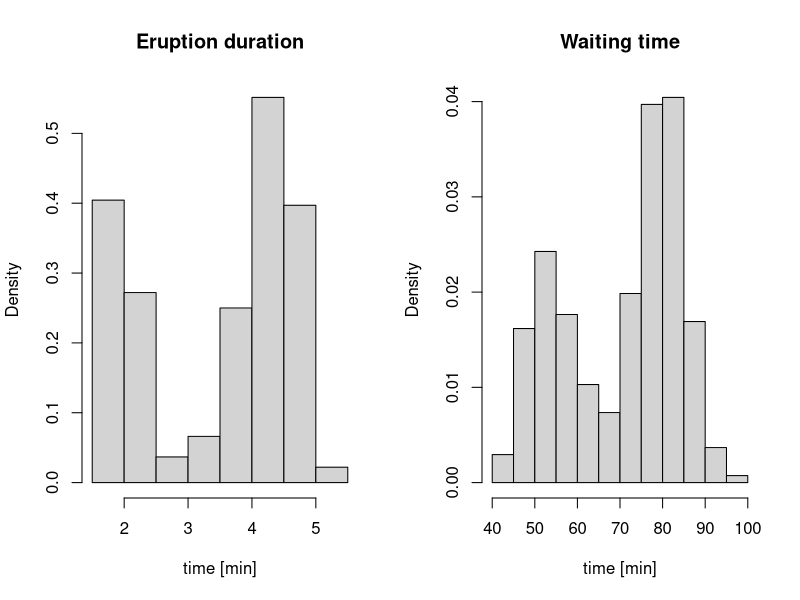
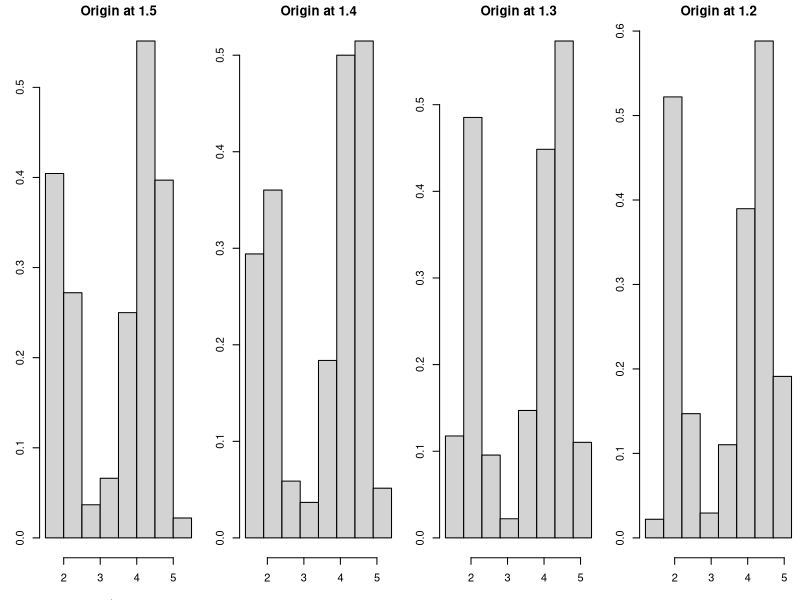
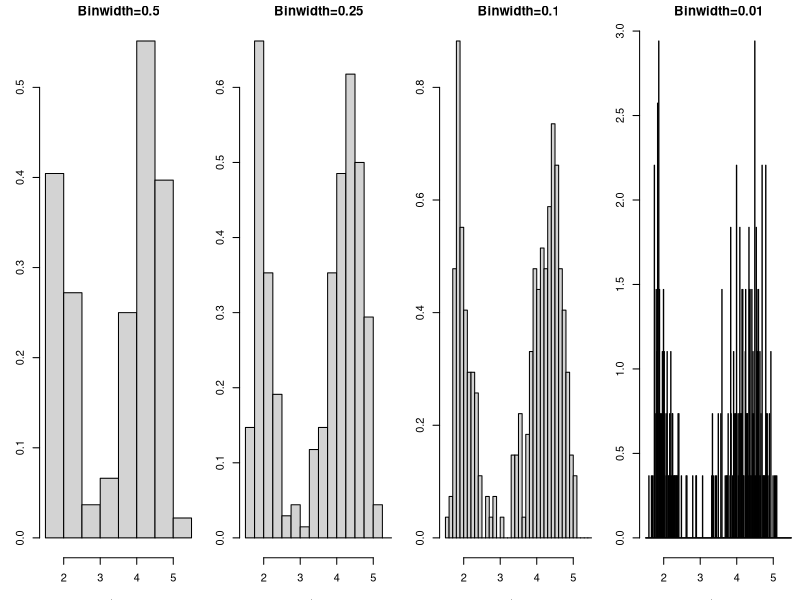
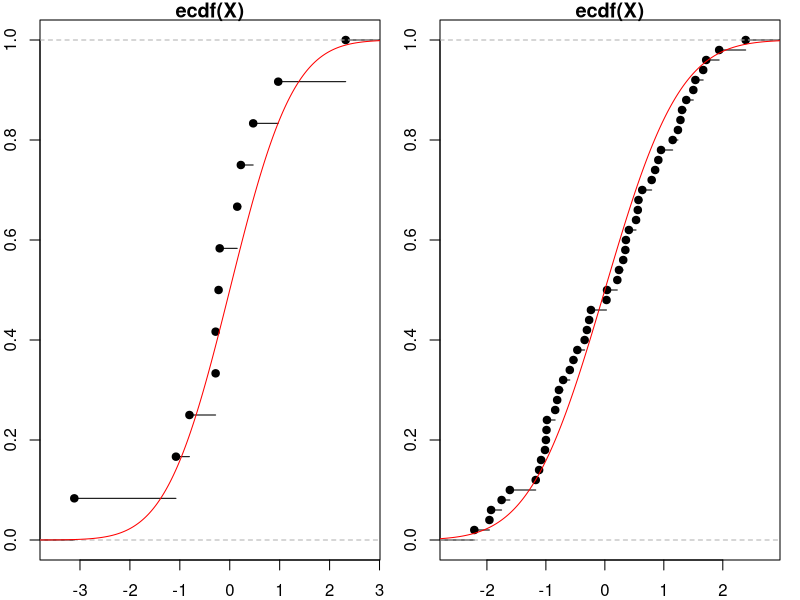
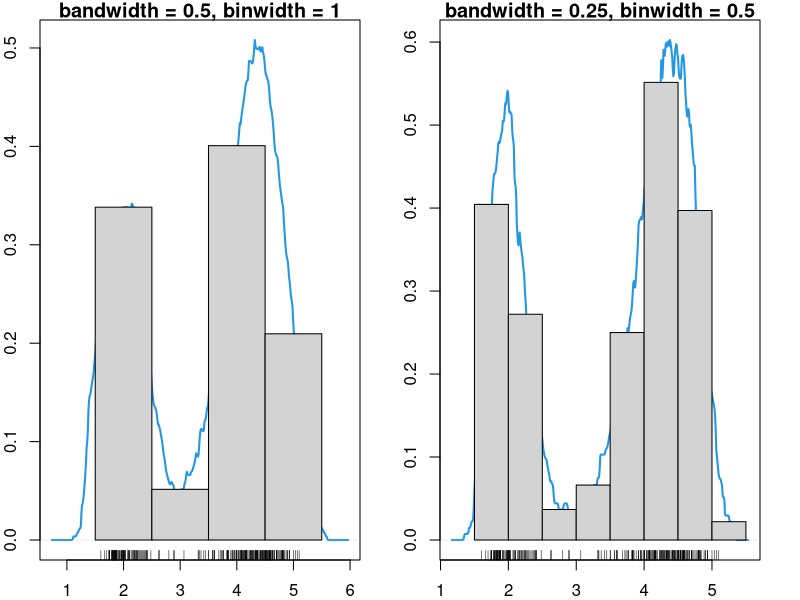

Write R code to recreate these figures, in order. (Note: this script raises an error after producing the figures.)
## ---- chunk 1
knitr::opts_chunk$set(echo = FALSE, message = FALSE, warning = FALSE)
## ---- chunk 2
data(faithful)
par(mfrow=c(1,2))
hist(faithful$eruptions, probability=T, main = "Eruption duration", xlab="time [min]")
hist(faithful$waiting, probability=T, main = "Waiting time", xlab="time [min]")
## ---- chunk 3
par(mfrow=c(1,4), mar = c(3.2, 3, 1.6, 0.2)) # reduce the white space around individual plots
hist(faithful$eruptions, probability=T, main="Origin at 1.5");
hist(faithful$eruptions, breaks=seq(1.4,5.4,by=0.5), probability=T, main="Origin at 1.4", xlab="time [min]")  
hist(faithful$eruptions, breaks=seq(1.3,5.3,by=0.5), probability=T, main="Origin at 1.3", xlab="time [min]") 
hist(faithful$eruptions, breaks=seq(1.2,5.2,by=0.5), probability=T, main="Origin at 1.2", xlab="time [min]")
## ---- chunk 4
par(mfrow=c(1,4), mar = c(3.2, 3, 1.6, 0.2))
hist(faithful$eruptions, probability=T, main="Binwidth=0.5")
hist(faithful$eruptions, breaks=seq(1.5,5.5,by=0.25), probability=T, main="Binwidth=0.25") 
hist(faithful$eruptions, breaks=seq(1.5,5.5,by=0.1), probability=T, main="Binwidth=0.1") 
hist(faithful$eruptions, breaks=seq(1.5,5.5,by=0.01), probability=T, main="Binwidth=0.01")
## ---- chunk 5
edf_plot <- function(N){
  X <- rnorm(N)
  EDF <- ecdf(X)
  plot(EDF)
  x <- seq(-4,4,by=0.01)
  points(x,pnorm(x),type="l",col="red")
}
set.seed(517)
par(mfrow=c(1,2), mar=c(2,2,1,1))
edf_plot(12)
edf_plot(50)
## ---- chunk 6
kde_hist <- function(bw){
# `bw` = bandwidth for KDE = 2-times binwidth for histogram = `binw`
  binw <- 2*bw
  br <- seq(1.5,5.5,by=binw)
  temp <- density(faithful$eruptions, kernel="rectangular", bw=bw/sqrt(3))
  plot(temp,lwd=2,col=4, main=paste0("bandwidth = ",bw,", binwidth = ", binw), xlab="")
  hist(faithful$eruptions, freq=FALSE, breaks=br, add=T, main="")
  rug(jitter(faithful$eruptions))
}
par(mfrow=c(1,2),mar=c(2,2,1,2))
kde_hist(0.5)
kde_hist(0.25)
## ---- chunk 7
knitr::include_graphics('../Plots/kernels.png')
## ---- chunk 8
# This is only a handle, not a proper function! Why?
plot_kdes <- function(bw){
  plot(density(faithful$eruptions, kernel="gaussian", bw=bw),
       main=paste("BW = ",bw,sep=""), xlab="time [min]")
  lines(density(faithful$eruptions, kernel="epanechnikov", bw=bw), col=4)
  lines(density(faithful$eruptions, kernel="rectangular", bw=bw), col=2)
  legend("topright", col=c(1, 4, 2), lty=1, legend=c("Gauss", "Epan", "rect"))
}
par(mfrow=c(1,4), mar = c(3.2, 3, 1.6, 0.2))
plot_kdes(1); plot_kdes(0.5); plot_kdes(0.25); plot_kdes(0.1)
## ---- chunk 9
par(mfrow=c(1,1), mar = c(3.2, 3, 1.6, 0.2))
plot(density(faithful$eruptions, kernel="gaussian", bw=1), main="Gaussian Kernel", xlab="", ylim=c(0,1),lwd=2)
points(density(faithful$eruptions, kernel="gaussian", bw=0.1), col=2, main="Gaussian Kernel", xlab="", type="l",lwd=2)
points(density(faithful$eruptions, kernel="gaussian", bw=0.01), col=4, main="Gaussian Kernel", xlab="", type="l")
rug(jitter(faithful$eruptions))
legend("topleft", legend = c("h=1","h=0.1","h=0.01"),lty=1,col=c(1,2,4))
## ---- chunk 10
knitr::include_graphics('../Plots/circulant_matrix.png')
## ---- chunk 11
par(mfrow=c(1,2), mar = c(3.2, 3, 1.6, 0.2))
init_hist <- hist(faithful$eruptions, breaks = 256, plot=F)
x_tilde <- rep(init_hist$mids, times=init_hist$counts) # read \tilde{X} from the initial histogram
hist(faithful$eruptions, breaks = 256, freq=F, plot=T,xlab="",main="") # plot init hist on the density scale
points(density(x_tilde,bw=0.25),col=4,type="l",lwd=3)
# compare with the default KDE
plot(density(x_tilde,bw=0.25),col=4,lwd=3,xlab="",main="")
points(density(faithful$eruptions,bw=0.25),type="l",main="KDE",lwd=3,lty=2)
legend("topleft",legend=c("original","rounded"),lty=c(2,1),col=c(1,4))
## ---- chunk 12
gkern_x <- density(0,bw=0.25)$x[seq(1,512,by=2)]
gkern_y <- density(0,bw=0.25)$y[seq(1,512,by=2)] # the Gaussian kernel for smoothing the initial histogram
hist(faithful$eruptions, breaks = 256, freq=F, plot=T,xlab="",main="")
points(gkern_x+3,gkern_y, col="2",type="l",lwd=2)
library(lattice)
levelplot(toeplitz(c(gkern_y[129:256],rep(0,128))),xaxt="n")
## ---- chunk 13
s_vec <- c(gkern_y[129:256],rep(0,128))
c_vec <- c(s_vec,rev(s_vec[2:256]))
levelplot(toeplitz(c_vec),xaxt="n")
## ---- chunk 14
par(mar=c(3,3,3,3),ps=30)
my_bw <- 0.07977
my_df <- dnorm(0,0,1)/my_bw
hist(faithful$eruptions, probability=T, main = "Eruption duration", xlab="time [min]")
plot(density(faithful$eruptions,bw=my_bw),main=paste("bw =",my_bw," & ","df =",round(my_df,5)),xlab="")
